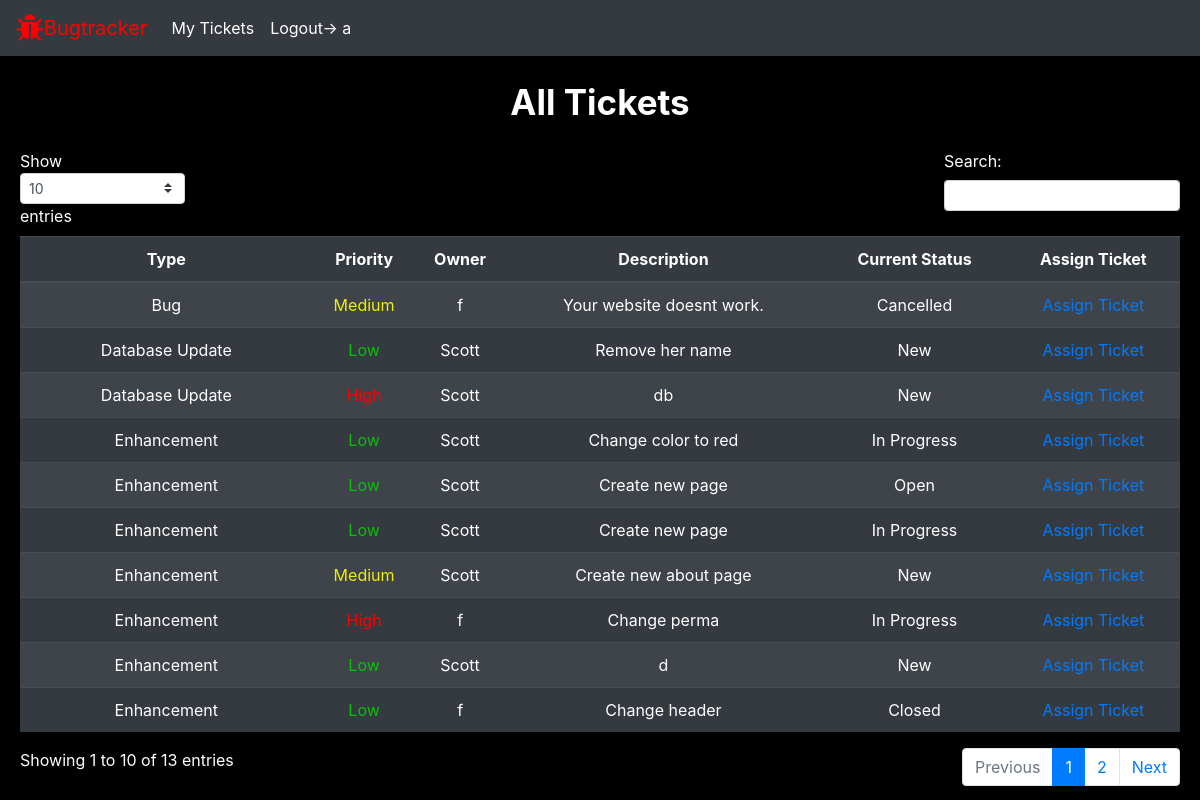
Page /allTickets/ (signed in) on the committed database.
### core/models.py (models this page shows, shortened)
class UserProfile(AbstractBaseUser):
    email 					= models.EmailField(verbose_name="email", max_length=60, unique=True)
    username 				= models.CharField (max_length=30, unique=True, default='')
    date_joined				= models.DateTimeField(verbose_name='date joined', auto_now_add=True )
    last_login				= models.DateTimeField(verbose_name='last login', auto_now=True)
    is_admin				= models.BooleanField(default=False)
    is_active				= models.BooleanField(default=True)
    is_staff				= models.BooleanField(default=False)
    is_superuser			= models.BooleanField(default=False)
    role                    =models.ForeignKey(Role, on_delete=models.CASCADE , default='1')
    USERNAME_FIELD = 'username'
    REQUIRED_FIELDS=['email']
    objects = MyAccountManager()

### bugs/models.py (models this page shows)
class Bug(models.Model):
     bug_id=models.AutoField(primary_key=True)
     bug_type=models.ForeignKey(BugType, on_delete=models.CASCADE )
     bug_priority=models.ForeignKey(BugPriority,on_delete=models.CASCADE)
     bug_desc=models.CharField(max_length=280)
     bug_owner=models.ForeignKey(UserProfile, on_delete=models.CASCADE , default='2')
     bug_status=models.ForeignKey(BugStatus, on_delete=models.CASCADE, default='1')

class BugType(models.Model):
    bug_type_id=models.CharField(max_length=5,primary_key=True)
    bug_type=models.CharField(max_length=100)

class BugPriority(models.Model):
    bug_priority_id=models.CharField(max_length=5,primary_key=True)
    bug_priority=models.CharField(max_length=10)

class BugStatus(models.Model):
    bug_status_id=models.CharField(max_length=5,primary_key=True)
    bug_status=models.CharField(max_length=20)

### bugs/views.py (the view)
# urls.py: path('allTickets/',bug_views.all_tickets),
@login_required(login_url='/login/')
def all_tickets(request):
    page_data=Bug.objects.all()
    return render(request, 'staff/all-tickets.html', {'page_data':page_data})

### templates/staff/all-tickets.html (shortened to what this page needs)
<html>
  <head>
    {% include "util/bootstrap.html" %}
    {% load static %}
    <link rel="stylesheet" href="https://cdnjs.cloudflare.com/ajax/libs/font-awesome/4.7.0/css/font-awesome.min.css">
    <link rel="stylesheet" type="text/css" href="https://cdnjs.cloudflare.com/ajax/libs/twitter-bootstrap/4.5.2/css/bootstrap.css">
    <link rel="stylesheet" type="text/css" href="https://cdn.datatables.net/1.12.0/js/dataTables.bootstrap4.min.js">
    <link rel="stylesheet" href="{%static 'index.css' %}" />
  </head>
  <body>
    {% include "util/nav-staff.html" %}
    <div class="heading" >All Tickets</div>
    <table id="data-table" class="table table-striped table-dark" >
    <thead>
    <tr>
        <th>Type</th>
        <th>Priority</th>
        <th>Owner</th>
        <th>Description</th>
        <th>Current Status</th>
        <th>Assign Ticket</th>
    </tr>
    </thead>
    <tbody >
    {% for data in page_data %}
    <tr>
        <td>{{ data.bug_type.bug_type}}</td>
        {% if data.bug_priority.bug_priority == 'Low' %}
        <td style="color:rgb(8, 193, 8)">{{ data.bug_priority.bug_priority }}</td>
        {% elif data.bug_priority.bug_priority == 'Medium' %}
        <td style="color: rgb(238, 238, 6)">{{ data.bug_priority.bug_priority }}</td>
        {% else %}
        <td style="color:red">{{ data.bug_priority.bug_priority }}</td>
        {% endif %}
        <td>{{ data.bug_owner.username }}</td>
        <td>{{ data.bug_desc }}</td>
        <td>{{ data.bug_status.bug_status }}</td>
        <td style="padding:0px" class="text-center align-middle">
            <a class="btn btn-outlined btn-link" href="assign/{{data.bug_id}}">
              Assign Ticket
        </a>
        </td>
    </tr>
    {% endfor %}
    </tbody>
    </table>
  </body>
</html>

### templates/util/nav-staff.html (shortened to what this page needs)
<nav class="navbar navbar-expand-md navbar-expand-lg navbar-light bg-dark" >
  <div class="nav-heading">
    <a class="navbar-brand" style="margin: 0" href="/"><i class="fa fa-bug" style="font-size:30px;color:red"></i> </a>
    <a class="navbar-brand" href="/" style="color:red;">Bugtracker</a>
  </div>
    <div class="collapse navbar-collapse" id="navbarSupportedContent">
      <ul class="navbar-nav mr-auto">
         {% if user.is_authenticated %}
         <li class="nav-item">
          <a class="nav-link" href="/myTickets/" style="color:white;">My Tickets</a>
        </li>
          <li>
            <a class="nav-link" href="/logout/" style="color:white;">Logout-> {{user.username}}</a>
          </li>
        {% else %}
          <li>
            <a class="nav-link" href="/login/" style="color:white;">Login</a>
          </li>
        {% endif %}
    </div>
  </nav>

### static/index.css (style rules this page uses)
html, body { background-color: black; color: white; }
tr { text-align: center; align-items: center; }
td { vertical-align: center; align-items: center; justify-content: center; color:white; }
.nav-heading { display: flex; align-items: center; }
.heading { text-align: center; font-weight: bold; font-size: 35px; margin: 20px; }

### rows in the picture
UserProfile: username "a"
Bug: bug_type.bug_type "Enhancement", bug_priority.bug_priority "Low", bug_owner.username "Scott", bug_desc "Change color to red", bug_status.bug_status "In Progress"
Bug: bug_type.bug_type "Enhancement", bug_priority.bug_priority "Low", bug_owner.username "Scott", bug_desc "Create new page", bug_status.bug_status "Open"
Bug: bug_type.bug_type "Enhancement", bug_priority.bug_priority "Low", bug_owner.username "Scott", bug_desc "Create new page", bug_status.bug_status "In Progress"
Bug: bug_type.bug_type "Bug", bug_priority.bug_priority "Medium", bug_owner.username "f", bug_desc "Your website doesnt work.", bug_status.bug_status "Cancelled"
Bug: bug_type.bug_type "Database Update", bug_priority.bug_priority "Low", bug_owner.username "Scott", bug_desc "Remove her name", bug_status.bug_status "New"
Bug: bug_type.bug_type "Enhancement", bug_priority.bug_priority "Medium", bug_owner.username "Scott", bug_desc "Create new about page", bug_status.bug_status "New"
Bug: bug_type.bug_type "Enhancement", bug_priority.bug_priority "High", bug_owner.username "f", bug_desc "Change perma", bug_status.bug_status "In Progress"
Bug: bug_type.bug_type "Enhancement", bug_priority.bug_priority "Low", bug_owner.username "Scott", bug_desc "d", bug_status.bug_status "New"
Bug: bug_type.bug_type "Database Update", bug_owner.username "Scott", bug_desc "db", bug_status.bug_status "New"
Bug: bug_type.bug_type "Enhancement", bug_priority.bug_priority "Low", bug_owner.username "f", bug_desc "Change header", bug_status.bug_status "Closed"
